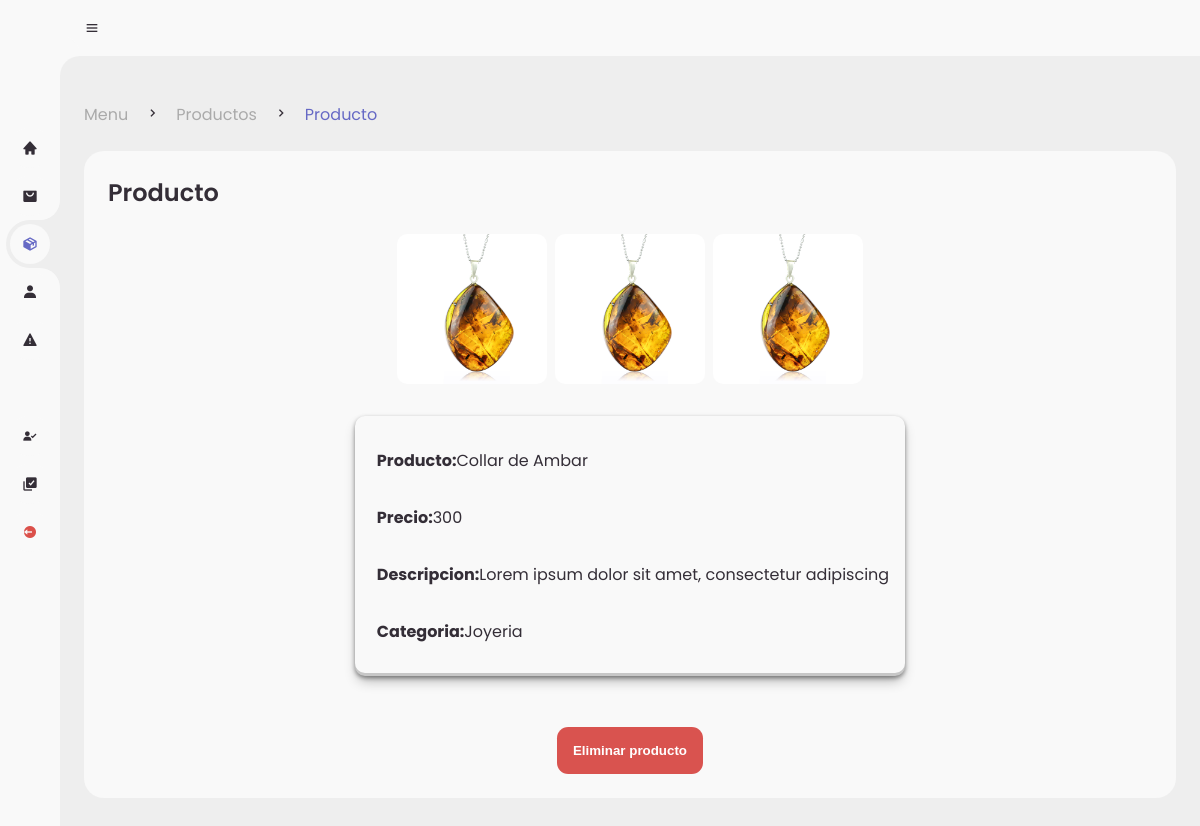
Before: /admin/pages/det-prod.php?product=3 with the older database file.
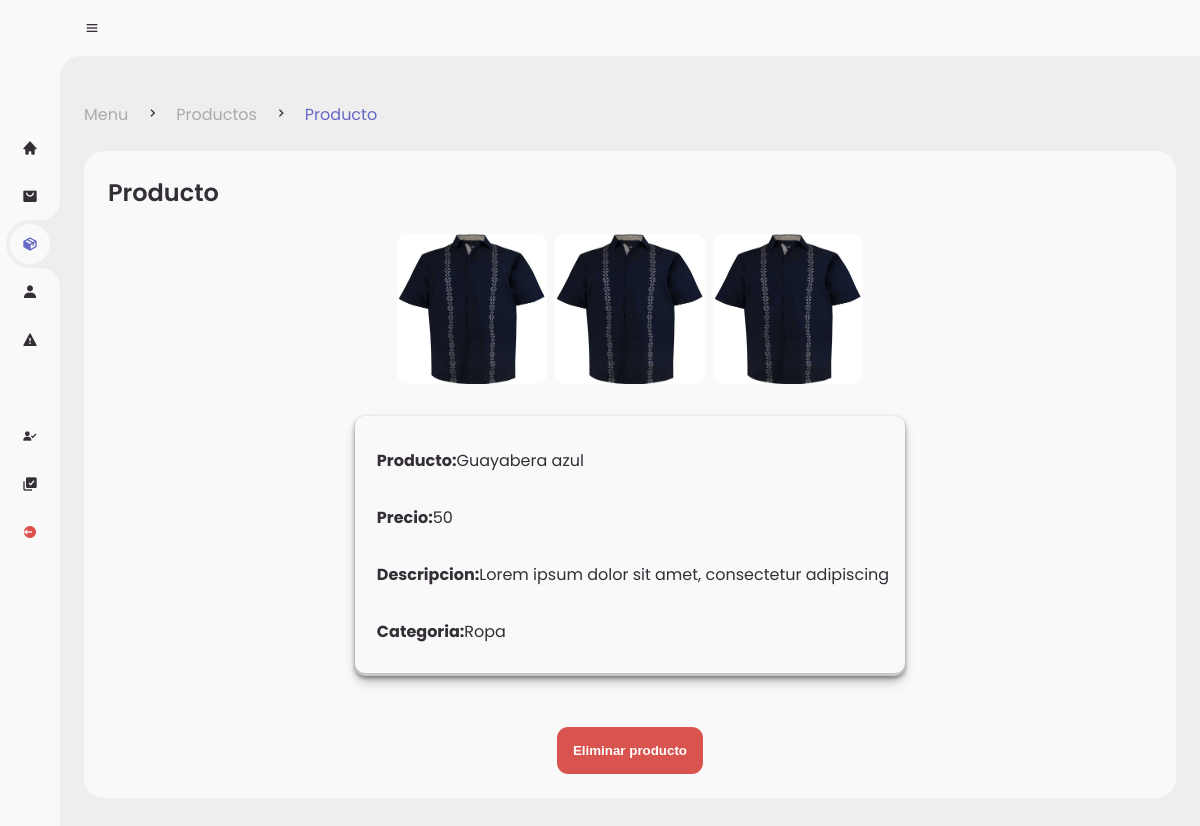
After: the same page with the newer database file.
### tables this page shows
CREATE TABLE `products` (
  `id_product` int(11) NOT NULL,
  `product` varchar(80) NOT NULL,
  `image1` varchar(80) NOT NULL,
  `price` int(11) NOT NULL,
  `description` varchar(250) NOT NULL,
  `category` varchar(30) NOT NULL,
  `stock` int(11) NOT NULL,
  `image2` varchar(30) NOT NULL,
  `image3` varchar(30) NOT NULL,
  `ID_registro` int(11) DEFAULT NULL
);

### admin/helpers/Sdet-prod.php (the view)
<?php
$id_product = $_GET['product'];
?>
<div class="table-data">
				<div class="order">
					<div class="head">
						<h3>Producto</h3>
					</div>
                <div class="solicitud-vend">
				<?php
					$query = mysqli_query($conn,"SELECT * FROM products WHERE id_product = $id_product");
					$data = mysqli_fetch_array($query);
				?>
                    <div class="images-products">
                        <img src="../../assets/products/<?php echo $data['image1']?>" alt="">
                        <img src="../../assets/products/<?php echo $data['image2']?>" alt="">
                        <img src="../../assets/products/<?php echo $data['image3']?>" alt="">
                    </div>
                    <table class="table-products">
                        <tbody>
                        <tr>
                            <td>
                                <p><strong>Producto:</strong><?php echo $data['product']?></p>
                            </td>
                        </tr>
                        <tr>
                            <td>
                                <p><strong>Precio:</strong><?php echo $data['price'];?></p>
                            </td>
                        </tr>
                        <tr>
                            <td>
                                <p><strong>Descripcion:</strong><?php echo $data['description']?></p>
                            </td>
                        </tr>
                        <tr>
                            <td>
                                <p><strong>Categoria:</strong><?php echo $data['category']?></p>
                            </td>
                        </tr>
                        </tbody>
                    </table>
				    <button class="btn-choose decline" name="delete-seller" onclick="location.href=''">Eliminar producto</button>
                </div>
				</div>

### admin/pages/det-prod.php (shortened to what this page needs)
<!DOCTYPE html>
<?php
include('../../global/conexion.php');
?>
<html lang="en">
<head>
	<link href='https://unpkg.com/boxicons@2.0.9/css/boxicons.min.css' rel='stylesheet'>
	<link rel="stylesheet" href="../style.css">
	<link rel="stylesheet" href="../estilos.css">
</head>
<body>
	<section id="sidebar">
		<a href="../menu.php" class="brand">
		</a>
		<ul class="side-menu top">
			<li >
				<a href="../menu.php">
					<i class='bx bxs-home' ></i>
				</a>
			</li>
			<li>
				<a href="../orders.php">
					<i class='bx bxs-shopping-bag-alt' ></i>
				</a>
			</li>
			<li class="active">
				<a href="../products.php">
					<i class='bx bxs-package'></i>
				</a>
			</li>
			<li >
				<a href="../sellers.php">
					<i class='bx bxs-user' ></i>
				</a>
			</li>
			<li>
				<a href="../reports.php">
					<i class='bx bxs-error' ></i>
				</a>
			</li>
		</ul>
		<ul class="side-menu">
			<li >
				<a href="../reg-vendedores.php">
					<i class='bx bxs-user-check' ></i>
				</a>
			</li>
			<li>
				<a href="../reg-productos.php">
					<i class='bx bxs-select-multiple' ></i>
				</a>
			</li>
			<li>
				<a href="../../global/logout.php" class="logout">
					<i class='bx bxs-log-out-circle' ></i>
				</a>
			</li>
		</ul>
	</section>
	<section id="content">
		<nav>
			<i class='bx bx-menu' ></i>
		</nav>
		<main>
			<div class="head-title">
				<div class="left">
					<ul class="breadcrumb">
						<li>
							<a href="../menu.php">Menu</a>
						</li>
						<li><i class='bx bx-chevron-right' ></i></li>
						<li>
							<a  href="../products.php">Productos</a>
						</li>
						<li><i class='bx bx-chevron-right' ></i></li>
						<li>
							<a class="active" href="">Producto</a>
						</li>
					</ul>
				</div>
			</div>
		<?php
			include('../helpers/Sdet-prod.php');
		?>
		</main>
	</section>
</body>
</html>

### admin/style.css (style rules this page uses)
* { margin: 0; padding: 0; box-sizing: border-box; }
a { text-decoration: none; }
li { list-style: none; }
:root { --poppins: 'Poppins', sans-serif; --lato: 'Lato', sans-serif; --light: #F9F9F9; --blue: #6669c5; --light-blue: #CFE8FF; --grey: #eee; --dark-grey: #AAAAAA; --dark: #342E37; --red: #DB504A; --yellow: #FFCE26; --light-yellow: #FFF2C6; --orange: #FD7238; --light-orange: #FFE0D3; }
html { overflow-x: hidden; }
body { background: var(--grey); overflow-x: hidden; }
#sidebar { position: fixed; top: 0; left: 0; width: 280px; height: 100%; background: var(--light); z-index: 2000; font-family: var(--lato); transition: .3s ease; overflow-x: hidden; scrollbar-width: none; }
#sidebar.hide { width: 60px; }
#sidebar .brand { font-size: 24px; font-weight: 700; height: 56px; display: flex; align-items: center; color: var(--blue); position: sticky; top: 0; left: 0; background: var(--light); z-index: 500; padding-bottom: 20px; box-sizing: content-box; }
#sidebar .side-menu { width: 100%; margin-top: 48px; }
#sidebar .side-menu li { height: 48px; background: transparent; margin-left: 6px; border-radius: 48px 0 0 48px; padding: 4px; }
#sidebar .side-menu li.active { background: var(--grey); position: relative; }
#sidebar .side-menu li.active::before { content: ''; position: absolute; width: 40px; height: 40px; border-radius: 50%; top: -40px; right: 0; box-shadow: 20px 20px 0 var(--grey); z-index: -1; }
#sidebar .side-menu li.active::after { content: ''; position: absolute; width: 40px; height: 40px; border-radius: 50%; bottom: -40px; right: 0; box-shadow: 20px -20px 0 var(--grey); z-index: -1; }
#sidebar .side-menu li a { width: 100%; height: 100%; background: var(--light); display: flex; align-items: center; border-radius: 48px; font-size: 16px; color: var(--dark); white-space: nowrap; overflow-x: hidden; }
#sidebar .side-menu.top li.active a { color: var(--blue); }
#sidebar.hide .side-menu li a { width: calc(48px - (4px * 2)); transition: width .3s ease; }
#sidebar .side-menu li a.logout { color: var(--red); }
#sidebar .side-menu li a .bx { min-width: calc(60px - ((4px + 6px) * 2)); display: flex; justify-content: center; }
#content { position: relative; width: calc(100% - 280px); left: 280px; transition: .3s ease; }
#sidebar.hide ~ #content { width: calc(100% - 60px); left: 60px; }
#content nav { height: 56px; background: var(--light); padding: 0 24px; display: flex; align-items: center; grid-gap: 24px; font-family: var(--lato); position: sticky; top: 0; left: 0; z-index: 1000; }
#content nav::before { content: ''; position: absolute; width: 40px; height: 40px; bottom: -40px; left: 0; border-radius: 50%; box-shadow: -20px -20px 0 var(--light); }
#content nav .bx.bx-menu { cursor: pointer; color: var(--dark); }
#content main { width: 100%; padding: 36px 24px; font-family: var(--poppins); max-height: calc(100vh - 56px); overflow-y: auto; }
#content main .head-title { display: flex; align-items: center; justify-content: space-between; grid-gap: 16px; flex-wrap: wrap; }
#content main .head-title .left .breadcrumb { display: flex; align-items: center; grid-gap: 16px; }
#content main .head-title .left .breadcrumb li { color: var(--dark); }
#content main .head-title .left .breadcrumb li a { color: var(--dark-grey); pointer-events: none; }
#content main .head-title .left .breadcrumb li a.active { color: var(--blue); pointer-events: unset; }
#content main .table-data { display: flex; flex-wrap: wrap; grid-gap: 24px; margin-top: 24px; width: 100%; color: var(--dark); }
#content main .table-data > div { border-radius: 20px; background: var(--light); padding: 24px; overflow-x: auto; }
#content main .table-data .head { display: flex; align-items: center; grid-gap: 16px; margin-bottom: 24px; }
#content main .table-data .head h3 { margin-right: auto; font-size: 24px; font-weight: 600; }
#content main .table-data .order { flex-grow: 1; flex-basis: 500px; }
#content main .table-data .order table { width: 100%; border-collapse: collapse; }
#content main .table-data .order table td { padding: 16px 0; }
#content main .table-data .order table tr td:first-child { display: flex; align-items: center; grid-gap: 12px; padding-left: 6px; }

Changed rows visible on the page:
changed products "Lorem ipsum dolor sit amet, consectetur adipiscing": image1: a different picture; image2: a different picture; image3: a different picture; product "Collar de Ambar" → "Guayabera azul"; price "300" → "50"; category "Joyeria" → "Ropa"
